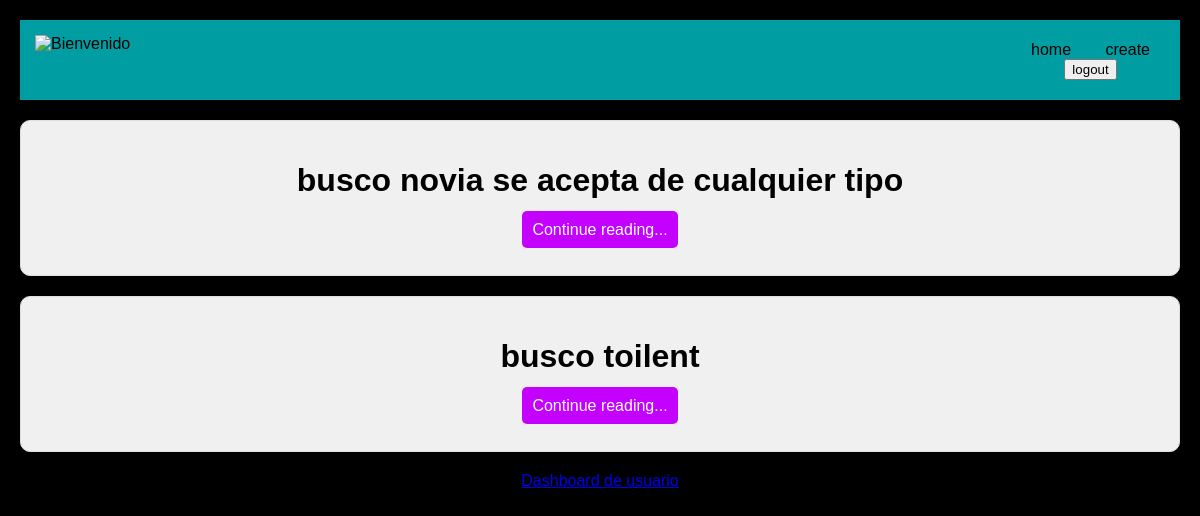
Before: / with the older database file.
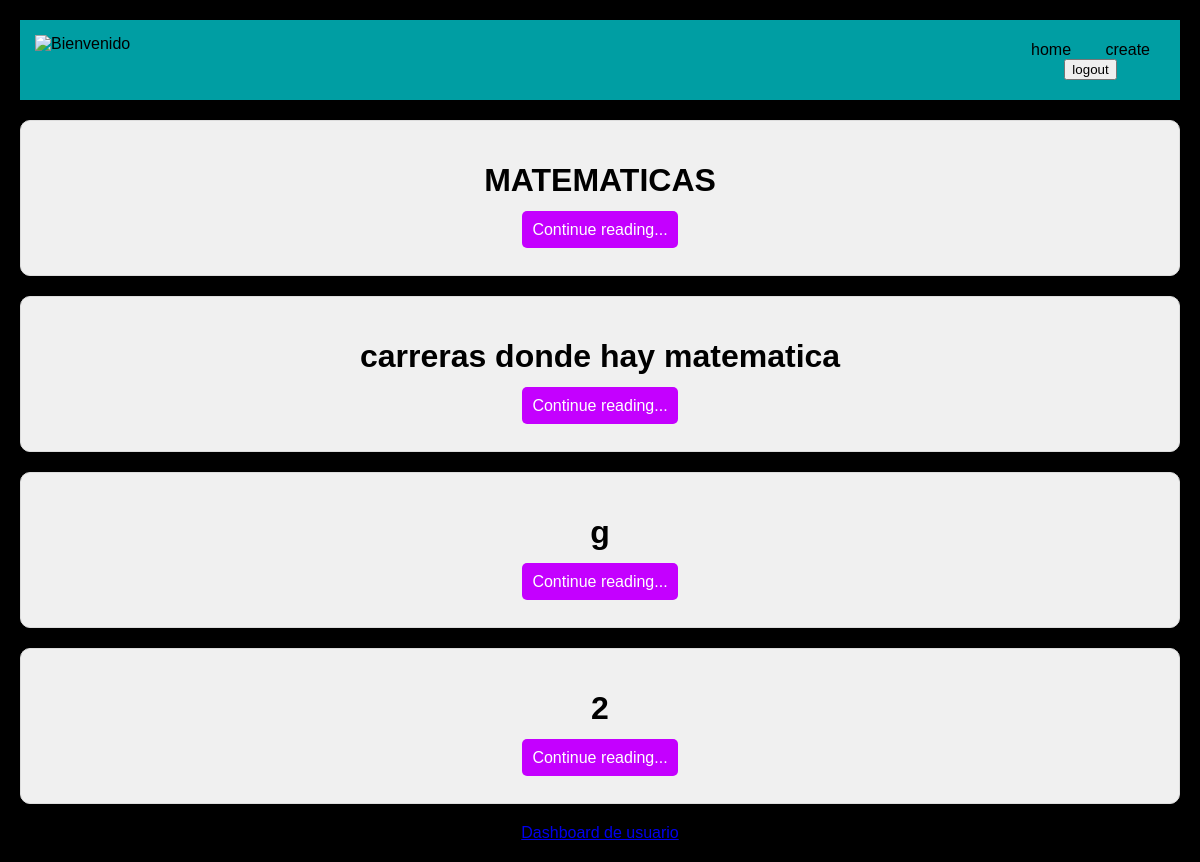
After: the same page with the newer database file.
### post/models.py (models this page shows, shortened)
class Post(models.Model):
    titulo = models.CharField(max_length=40)
    descripcion = models.TextField()
    imagen=models.ImageField(upload_to="photos",blank=True)
    precio=models.FloatField(default=True)
    author = models.ForeignKey("auth.User",
        on_delete = models.CASCADE,blank=True),
    class Meta:
        verbose_name_plural = "Publicaciones"

### post/views.py (the view)
# urls.py: path("", HomePageView.as_view(), name = "post"),
class HomePageView(ListView):
    template_name = "post.html"
    model = Post

### templates/post.html (shortened to what this page needs)
{% include 'navbar.html' %}
{% for post in post_list %}
<div class="col-md-6 px-0 post-container">
    <h1 class="post-title">{{post.titulo}}</h1>
    <p class="read-more"><a href="{% url 'detail' post.pk %}">Continue reading...</a></p>
</div>
{% endfor %}
<a href="{% url 'usuario' %}">Dashboard de usuario</a>

### templates/navbar.html (shortened to what this page needs)
<!DOCTYPE html>
<html lang="es">
<head>
</head>
<body>
    <div class="navbar">
        <img src="https://upload.wikimedia.org/wikipedia/en/a/a5/Real_Madrid_CF.svg" alt="Bienvenido">
        <div>
            <a href="{% url 'post'%}" onclick="showLogo()">home</a>
            <a href="{% url 'create' %}">create</a>
            <form method="post" action="{% url 'logout' %}">
                <input onclick="logout()" type="submit" value="logout">
            </form>
        </div>
    </div>
</body>
</html>

### templates/navbar.html (style rules this page uses)
body { font-family: Arial, sans-serif; background-color: hsl(0, 0%, 0%); margin: 0; padding: 20px; text-align: center; }
.navbar { background-color: hwb(182 0% 36%); padding: 15px; display: flex; justify-content: space-between; align-items: center; box-shadow: 0 2px 5px rgba(230, 229, 229, 0); }
.navbar img { height: 50px; margin-right: 20px; }
.navbar a { color: hwb(0 0% 100%); text-decoration: none; padding: 10px 15px; border-radius: 5px; transition: background-color 0.3s ease; }

### templates/post.html (style rules this page uses)
.post-container { background-color: #f0f0f0; border: 1px solid #ddd; border-radius: 10px; padding: 20px; margin-bottom: 20px; }
.post-title { color: hsl(0, 0%, 0%); font-family: 'Arial', sans-serif; text-align: center; }
.read-more a { color: #ffffff; background-color: hsl(286, 100%, 50%); padding: 10px; border-radius: 5px; text-decoration: none; }

Changed rows visible on the page:
removed Post: titulo "busco novia se acepta de cualquier tipo"
removed Post: titulo "busco toilent"
added Post: titulo "MATEMATICAS"
added Post: titulo "carreras donde hay matematica"
added Post: titulo "g"
added Post: titulo "2"
